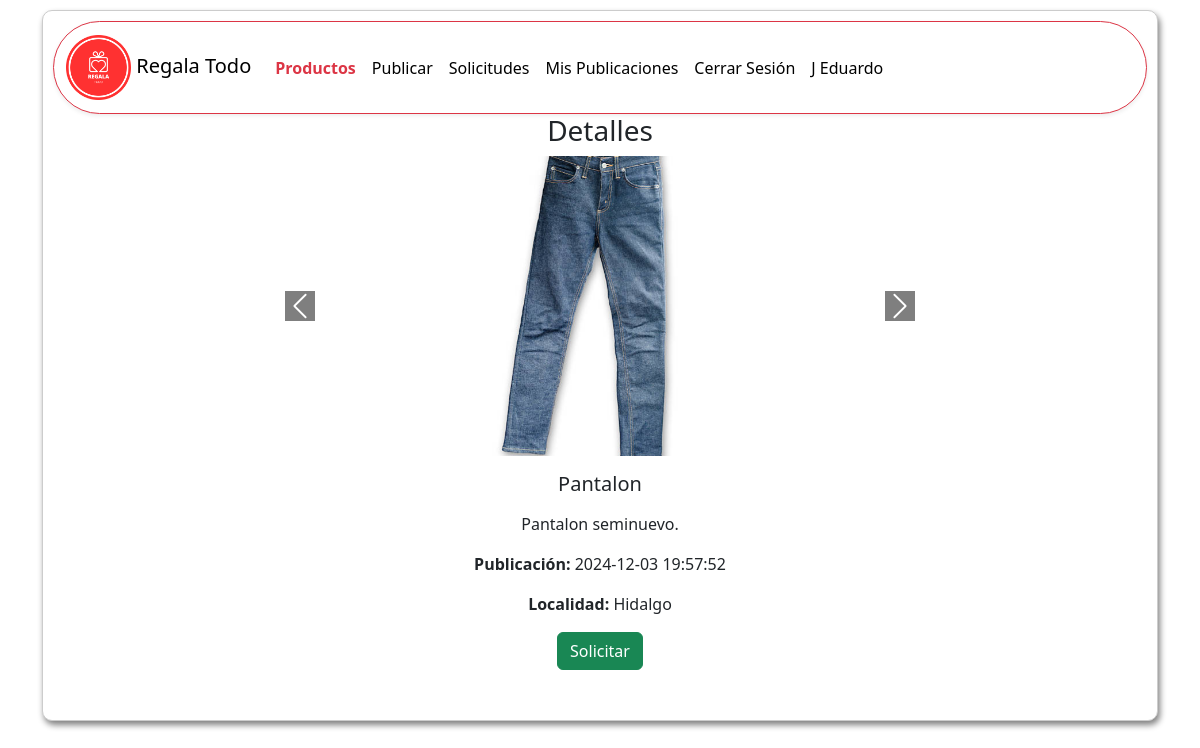
The page /Cliente/verDetalles.php?id=11 (signed in) on the database its author committed.
### tables this page shows
CREATE TABLE `imagenesarticulo` (
  `idImagenesArticulo` int(11) NOT NULL,
  `ruta` varchar(45) NOT NULL,
  `id_Articulo` int(11) NOT NULL
);

CREATE TABLE `articulo` (
  `idArticulo` int(11) NOT NULL,
  `nombre` varchar(45) NOT NULL,
  `descripcion` varchar(45) NOT NULL,
  `disponibilidad` int(11) NOT NULL DEFAULT 0,
  `localidad` varchar(45) NOT NULL,
  `publicacion` datetime NOT NULL,
  `id_Cliente` int(11) NOT NULL
);

### Consultas/detalles.php (the view)
<?php
$idArticulo = $_GET['id'];
$conexion = mysqli_connect("localhost", "root", "", "regalatodo");
$query = "SELECT * FROM articulo WHERE idArticulo = " . $idArticulo;
$result = mysqli_query($conexion, $query);
if ($result) {
  while ($row = mysqli_fetch_array($result)) {
    $queryImagenes = "SELECT * FROM imagenesarticulo WHERE id_Articulo = $idArticulo";
    $resultImagenes = mysqli_query($conexion, $queryImagenes);
    echo '<div class="mb-4 w-100">';
    echo '<div id="carouselArticulo' . $row['idArticulo'] . '" class="carousel slide" data-bs-ride="carousel">
                <div class="carousel-inner">';
    $isActive = true;
    while ($rowImagenes = mysqli_fetch_array($resultImagenes)) {
      echo '<div class="carousel-item' . ($isActive ? ' active' : '') . '">
                    <img src="../imagenes/' . $rowImagenes['ruta'] . '" class="d-block mx-auto w-50" style="max-height: 300px; object-fit: cover;" alt="Imagen del artículo">
                  </div>';
      $isActive = false;
    }
    echo '</div>';
    echo '<button class="carousel-control-prev" type="button" data-bs-target="#carouselArticulo' . $row['idArticulo'] . '" data-bs-slide="prev">
                <span class="carousel-control-prev-icon" aria-hidden="true"></span>
                <span class="visually-hidden">Previous</span>
              </button>
              <button class="carousel-control-next" type="button" data-bs-target="#carouselArticulo' . $row['idArticulo'] . '" data-bs-slide="next">
                <span class="carousel-control-next-icon" aria-hidden="true"></span>
                <span class="visually-hidden">Next</span>
              </button>
            </div>';
    echo '
      <div class="px-3 py-3">
        <h5 class="mb-3">' . $row['nombre'] . '</h5>
        <p class="mb-3">' . $row['descripcion'] . '</p>
        <p><strong>Publicación:</strong> ' . $row['publicacion'] . '</p>
        <p><strong>Localidad:</strong> ' . $row['localidad'] . '</p>
        <button class="btn btn-success" data-bs-toggle="modal" data-bs-target="#Solicitud">Solicitar</button>
      </div>
      <div class="modal fade" id="Solicitud" tabindex="-1" aria-labelledby="modalLabel" aria-hidden="true" data-bs-keyboard="false" >
        <div class="modal-dialog modal-dialog-centered modal-dialog-scrollable">
          <div class="modal-content">
            <div class="modal-header">
              <h5 class="modal-title" id="modalLabel">Haz tu solicitud</h5>
            </div>
            <form action="../controllers/ProcesarSolicitud.php" method="post">
              <div class="modal-body row justify-content-center">
                <div class="col-auto col-lg-9">
                  <div class="form-group input-group mb-3 mt-3">
                    <span class="input-group-text">
                      <i class="bi bi-basket2-fill"></i>
                    </span>
                    <input type="text" class="form-control" placeholder="Ingrese direccion de entrega." name="entrega">
                    <input type="text" hidden value="'.$idArticulo.'" name="id_articulo">
                  </div>
                </div>
              </div>
              <div class="modal-footer">
                <button type="submit" class="btn btn-success">Solicitar</button>
                <button class="btn btn-danger" data-bs-dismiss="modal" id="cerrar_modal" type="button">Cerrar</button>
              </div>
            </form>
          </div>
        </div>
      </div>
    ';
    echo '</div>';
  }
} else {
  echo "Error al obtener los artículos: " . mysqli_error($conexion);
}

### css/style.css (style rules this page uses)
.carousel-control-prev-icon, .carousel-control-next-icon { background-color: black; border: 1px solid white; }

### rows shown on the page
articulo: nombre "Pantalon", descripcion "Pantalon seminuevo.", publicacion "2024-12-03 19:57:52", localidad "Hidalgo"
imagenesarticulo: ruta (picture)

### other values the page prints
$_SESSION["username"] "J Eduardo"
